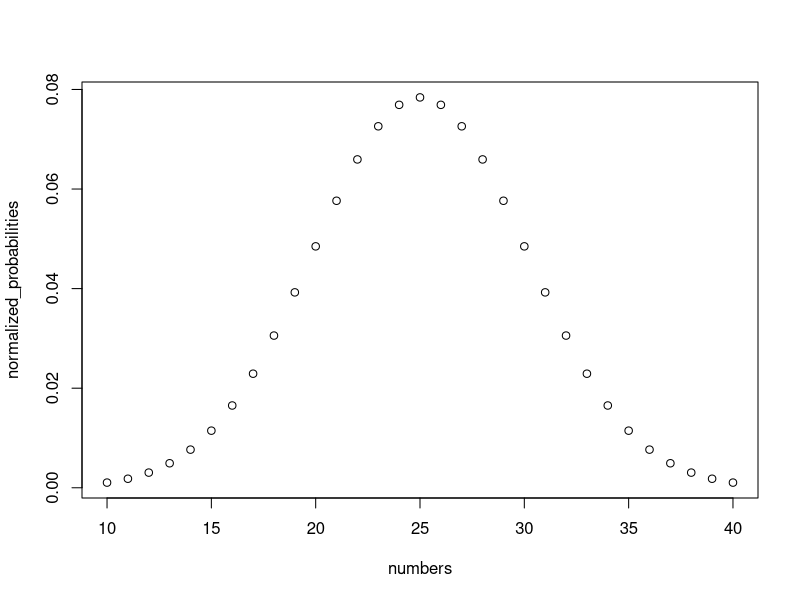

R code for this plot:
#################################### Distribution for package arrivals ####################################


standev=round(10/1.96,digits = 2)
numbers=10:40
mu=25
probs=dnorm(numbers,mean = mu,sd=standev)
normalized_probabilities <- probs / sum(probs)
plot(y=normalized_probabilities,x=numbers)



#################################### Calculating Values ####################################


library(dplyr)
# Calculate the number of combinations for each factor based on their levels
num_combinations <- 8*2*2*2*3*3*3*31

# Generate sequences for each factor with the specified repetition patterns
vehicle_issues <- rep(c("battery", "engine", "petrol", "battery_petrol", "battery_engine", "engine_petrol", "all_issues", "no_issues"), length.out = num_combinations, times = num_combinations/8)
v1_breakdown <- rep(c("breaks down", "doesnt break down"), length.out = num_combinations, each = 8)
v2_breakdown <- rep(c("breaks down", "doesnt break down"), length.out = num_combinations, each = 8*2)
fix_battery = rep(c("fix","no fix"), length.out = num_combinations, each = 8*2*2)
complaint <- rep(c("no complaint", "one complaint", "two complaints"), length.out = num_combinations, each = 8*2*2*2)
competitor_delivery <- rep(c("use twice", "use once", "dont use"), length.out = num_combinations, each = 8*2*2*2*3)
package_type <- rep(c("special", "normal", "cheap"), length.out = num_combinations, each = 8*2*2*2*3*3)
package_arrivals <- rep(as.character(10:40), length.out=num_combinations,each = 8*2*2*2*3*3*3)

# Combine the sequences into a data frame
ordered_factors <- data.frame(
  vehicle_issues = vehicle_issues,
  Vehicle_1_breakdown = v1_breakdown,
  Vehicle_2_breakdown = v2_breakdown,
  fix_battery = fix_battery,
  complaint = complaint,
  competitor_delivery = competitor_delivery,
  package_type = package_type,
  package_arrivals = package_arrivals
)

# Function to calculate cost based on vehicle issues
calculate_vehicle_cost <- function(issue, fix_battery) {
  issue_cost <- sum(
    ifelse(grepl("battery", issue) && fix_battery == "no fix", 50, 0),
    ifelse(grepl("petrol", issue), 40, 0),
    ifelse(grepl("engine", issue), 60, 0)
  )
  return(issue_cost)
}


# Function to calculate profit per combination, adjusted for use with apply()
calculate_profit <- function(row) {
  # Convert the row to a list for easier element access
  row_list <- as.list(row)
  
  # Calculate vehicle costs based on issues
  v1_cost <- ifelse(row_list$Vehicle_1_breakdown == "breaks down", calculate_vehicle_cost(row_list$vehicle_issues, row_list$fix_battery), 0)
  v2_cost <- ifelse(row_list$Vehicle_2_breakdown == "breaks down", calculate_vehicle_cost(row_list$vehicle_issues, row_list$fix_battery), 0)
  
  # Additional cost if a vehicle breaks down
  additional_cost <- ifelse(row_list$Vehicle_1_breakdown == "breaks down", 100, 0)
  additional_cost <- additional_cost+ifelse(row_list$Vehicle_2_breakdown == "breaks down", 100, 0)
  
  # Total vehicle cost
  total_vehicle_cost <- v1_cost + v2_cost + additional_cost
  
  # Complaint cost
  complaint_cost <- ifelse(row_list$complaint == "one complaint", 50, ifelse(row_list$complaint == "two complaints", 100, 0))
  
  # Competitor delivery cost
  competitor_cost <- ifelse(row_list$competitor_delivery == "use twice", 400, ifelse(row_list$competitor_delivery == "use once", 200, 0))
  
  # Package profit
  package_profit <- ifelse(row_list$package_type == "special", 200, ifelse(row_list$package_type == "normal", 100, 50))
  
  # Total profit before multiplying by package arrivals
  total_profit <- (package_profit* as.numeric(row_list$package_arrivals)) - total_vehicle_cost - complaint_cost - competitor_cost
  
  return(total_profit)
}


# Calculate profits as before
profits <- apply(ordered_factors, 1, calculate_profit)

# Convert profits to a dataframe for easy writing to CSV
profits_df <- data.frame(profit_per_day = profits)

# Write the dataframe to a CSV file
write.csv(t(profits_df), file = "profits_per_day_fix_battery.csv", row.names = FALSE)

